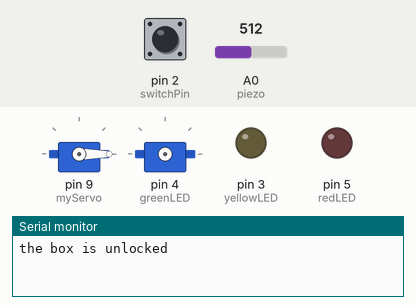
A sketch run on a simulated Arduino Uno, built with avr-gcc and run on an emulated ATmega328P. Shown: 2 × servo, output pins drawn as LEDs (lit = HIGH), the last lines printed to the serial monitor. Wiring (inferred from the names in the program): servo: signal pin 4. Inputs (shaded band) come from the test bench; at power-on: pin 2 (switchPin) LOW, A0 (piezo) = 512. Servo pulses on a pin are drawn as a servo (544–2400 µs = 0–180°); pins used as bus, display or sensor lines are not drawn.

Above: at 1.2 s.
1.3 s: pin 2 (switchPin) pulled HIGH for 0.15 s
At 1.6 s:
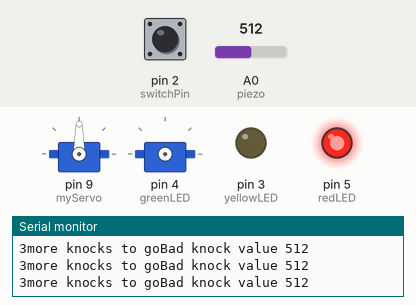
2.9 s: A0 (piezo) set to 109
5.9 s: A0 (piezo) set to 93
At 6.0 s:
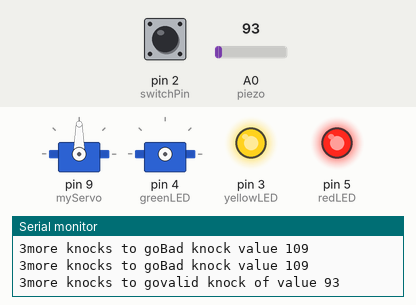
7.5 s: pin 2 (switchPin) pulled HIGH for 1 s
At 8.0 s:
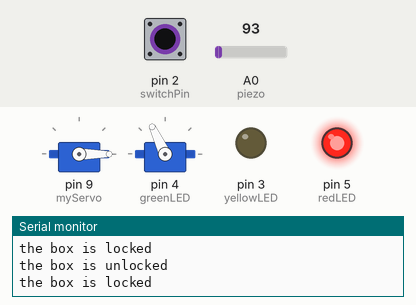
10.0 s: pin 2 (switchPin) driven HIGH
At 10.19 s:
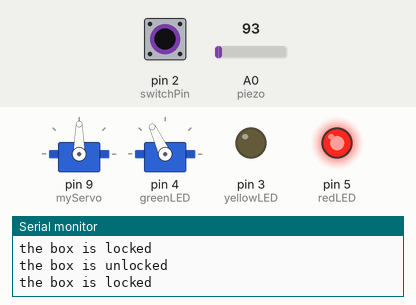
13.0 s: pin 2 (switchPin) driven LOW
At 14.1 s:
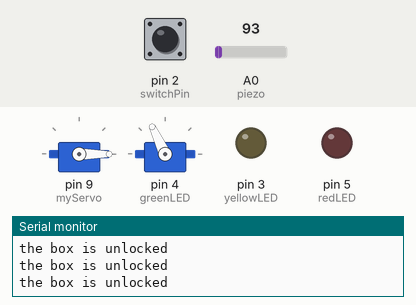
Timing chart, 0 to 16.0 s (numbered marks = the images above; inputs shaded):
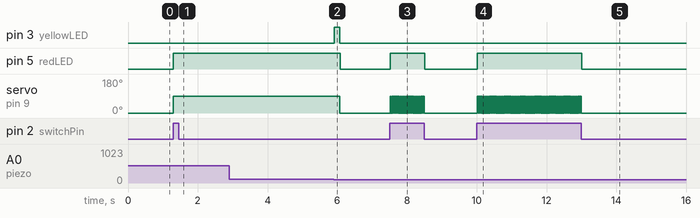

The sketch:

knockLock.ino
```cpp
//including the Servo library
#include<Servo.h>
Servo myServo;

// creating constants
const int piezo = A0;
const int switchPin =2;
const int yellowLED=3;
const int greenLED=4;
const int redLED=5;

// creating variables
int knockVal;
int switchVal;

// creating knocking Thresholds
const int quietKnock =10;
const int loudKnock = 100;

// knock variables
boolean locked = false;
int numberOfKnocks =0;

void setup(){
  myServo.attach(9);
  pinMode(yellowLED, OUTPUT);
  pinMode(greenLED, OUTPUT);
  pinMode(redLED, OUTPUT);
  pinMode(switchPin, INPUT);

  //begin communication
  Serial.begin(9600);

  //unlock the box
  digitalWrite(greenLED, HIGH);
  myServo.write(0);
  Serial.println("the box is unlocked");

}

void loop()
{
  if(locked == false)
  {
    switchVal = digitalRead(switchPin);
    if (switchVal == HIGH)
    {
      locked = true;
      digitalWrite(greenLED,LOW);
      digitalWrite(redLED,HIGH);
      myServo.write(90);
      Serial.println("the box is locked");
    }
  }
  if(locked==true)
  {
    knockVal = analogRead(piezo);
    if(numberOfKnocks < 3 && knockVal > 0) //chrcks two conditions to be met
    {
      if (checkForKnock(knockVal) == true) //check if it is a valid knock
      {
        numberOfKnocks ++; //add one
      }
          // subtract knocks made so far
      Serial.print(3-numberOfKnocks);
      Serial.print( "more knocks to go");
    }
  }
  if(numberOfKnocks >=3)
  {
    locked = false;
    myServo.write(0);
    delay(20);
    digitalWrite(greenLED, HIGH);
    digitalWrite(redLED, LOW);
    Serial.println("the box is unlocked");
  }

}

boolean checkForKnock(int value)
{
  if(value > quietKnock && value < loudKnock)
  {
    digitalWrite(yellowLED, HIGH);
    delay(50);
    digitalWrite(yellowLED, LOW);
    Serial.print("valid knock of value ");
    Serial.println(value);
    return true;

  }
  else
  {
    Serial.print("Bad knock value ");
    Serial.println(value);
    return false;
  }
}    // end of the function
```

Measured:
- the behaviour switches between 100 and 99 on A0 (piezo) (found by bisection; images 1 and 2)
- after the input at 1.3 s, pin 5 (redLED): LOW → HIGH at once; servo on pin 9 (myServo): 0° → 90° at once
- after the input at 5.9 s, pin 3 (yellowLED): LOW → HIGH at once, → LOW 0.15 s later; pin 5 (redLED): HIGH → LOW after 0.19 s; servo on pin 9 (myServo): 90° → 0° after 0.17 s
- after the input at 7.5 s, pin 5 (redLED): LOW → HIGH at once, → LOW 1.0 s later; servo on pin 9 (myServo): alternates 90° for 0.02 s and 0° for 0.02 s, 48 changes in all, then stays 0°, starting at once
- after the input at 10.0 s, pin 5 (redLED): LOW → HIGH at once; servo on pin 9 (myServo): alternates 90° for 0.02 s and 0° for 0.02 s, starting at once
- after the input at 13.0 s, pin 5 (redLED): HIGH → LOW at once; servo on pin 9 (myServo): stops changing and stays 0°
